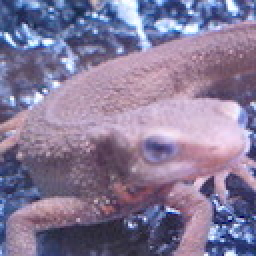
#> input picture Question_71_80/imori.jpg, 128 x 128 px, found by its file name (shown 2 times larger)
$ python prac_74.py
#> lines starting #> are read from the running program, lines starting #| are printed output that depends on the picture
import cv2
import numpy as np

# Read image
img = cv2.imread("Question_71_80\imori.jpg")
#> img is the input picture: shape (128, 128, 3); mean B, G, R 152.8, 121.8, 134.1
H,W,C = img.shape
#> H = 128; W = 128; C = 3

gray = cv2.cvtColor(img, cv2.COLOR_BGR2GRAY)
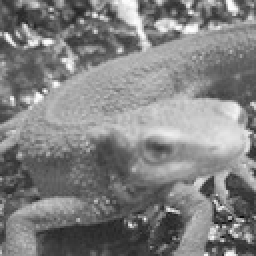
#> gray: shape (128, 128) (shown 2 times larger); min 11, max 254, mean 129
img2 = gray.copy()
# resizeで正しい引数をする !!
erode = cv2.resize(gray, None, fx=0.5, fy=0.5)
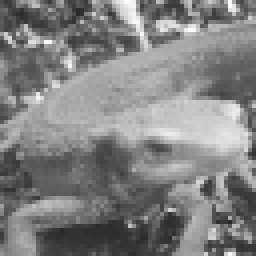
#> erode: shape (64, 64) (shown 4 times larger); min 40, max 252, mean 129.2
out = cv2.resize(erode, None, fx=2, fy=2)
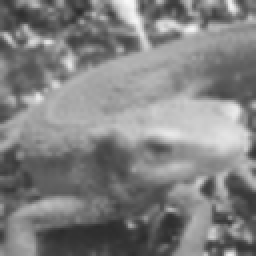
#> out: shape (128, 128) (shown 2 times larger); min 44, max 249, mean 129.1
out = img2-out
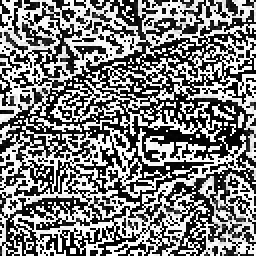
#> out: shape (128, 128) (shown 2 times larger); min 0, max 255, mean 125.9
np.clip(out, 0, 255)
out = out*255/out.max()
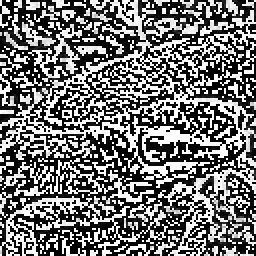
#> out: shape (128, 128) float64 (shown 2 times larger); min 0, max 1, mean 0.453
out.astype(np.uint8)
# Save result
cv2.imshow("result", out)
cv2.waitKey(0)
cv2.destroyAllWindows()
